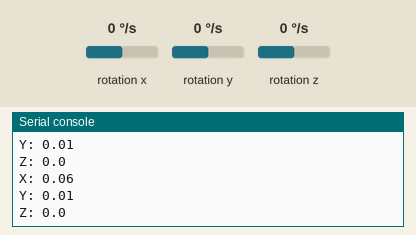
Simulated run of this program. Board: Raspberry Pi Pico running CircuitPython. On the bench: the last lines printed to the serial console. The inputs (shaded band) are chosen by the test bench; at power-on: rotation x 0 °/s, rotation y 0 °/s, rotation z 0 °/s.

Above: at 1.6 s.
1.7 s: rotation x set to -192 °/s
At 1.74 s:
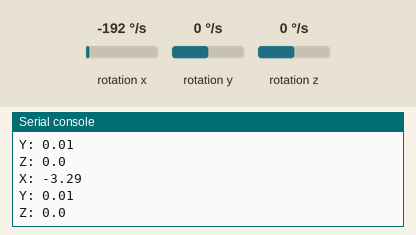
3.2 s: rotation y set to -192 °/s
At 3.27 s:
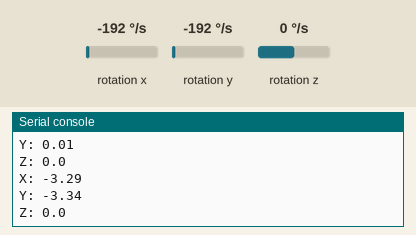
4.7 s: rotation z set to -192 °/s
At 4.91 s:
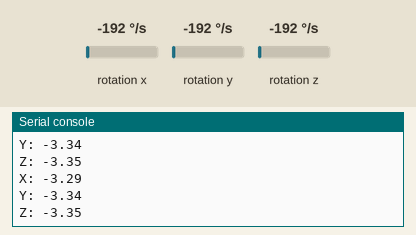

Measured:
- after the input at 1.7 s, the serial console: prints a new line at once (image 1)
- after the input at 3.2 s, the serial console: prints a new line after 0.07 s (image 2)
- after the input at 4.7 s, the serial console: prints a new line after 0.10 s (image 3)

The program:

gyro.py
```python
import board
import busio
import adafruit_mpu6050
from time import sleep

sda_pin = board.GP16
scl_pin = board.GP17
i2c = busio.I2C(scl_pin, sda_pin)
imu = adafruit_mpu6050.MPU6050(i2c)

d = .1
p = 180/3.14159
x=0
y=0
z=0

for i in range (1,5):
    x+=round(imu.gyro[0])
    y+=round(imu.gyro[1])
    z+=round(imu.gyro[2])
    sleep(.1)
xO=round(x/5,1)
yO=round(y/5,1)
zO=round(x/5,1)
print(xO)

while True:
    print(f"X: {round(imu.gyro[0],2)+.06} \nY: {round(imu.gyro[1]+.015,2)} \nZ: {round(imu.gyro[2],2)}")
    x+=round((imu.gyro[0]-xO)*d*p,1)
    y+=round((imu.gyro[1]-yO)*d*p,1)
    z+=round((imu.gyro[2]-zO)*d*p,1)
    sleep(d)
```
